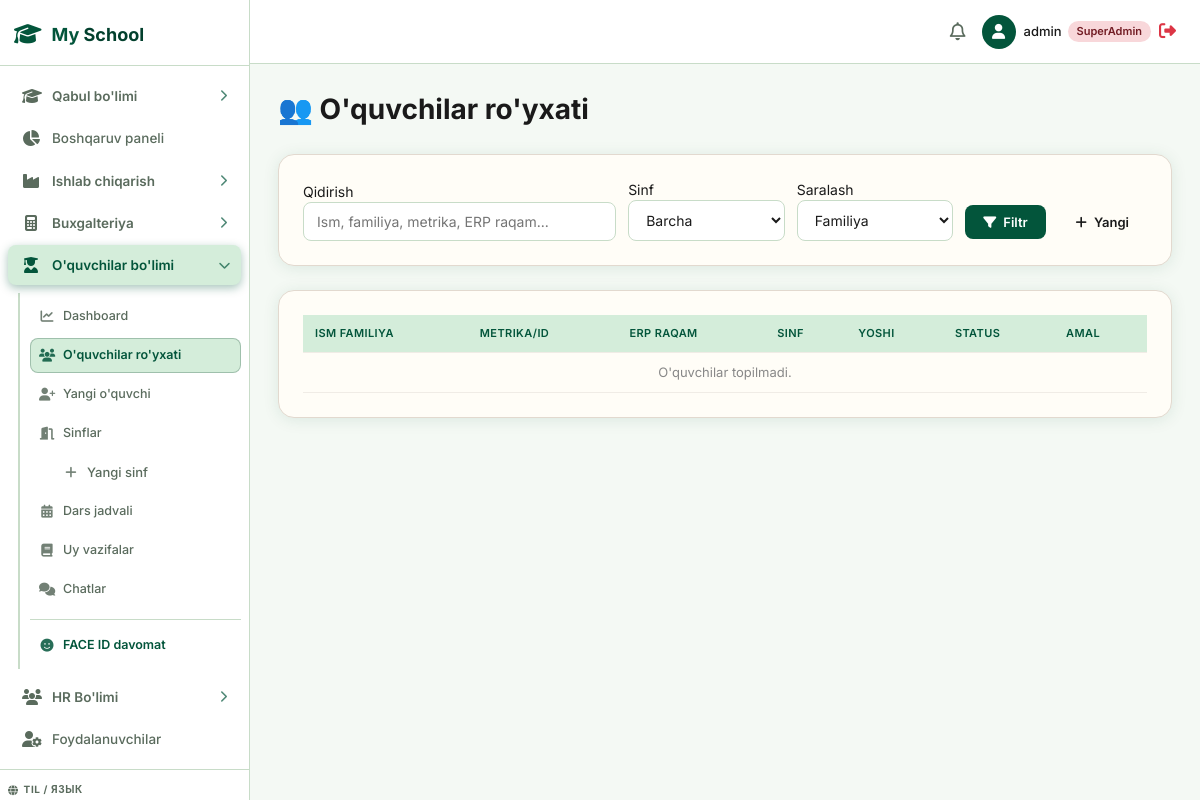
Before: /students/list/ (signed in) with the older database file.
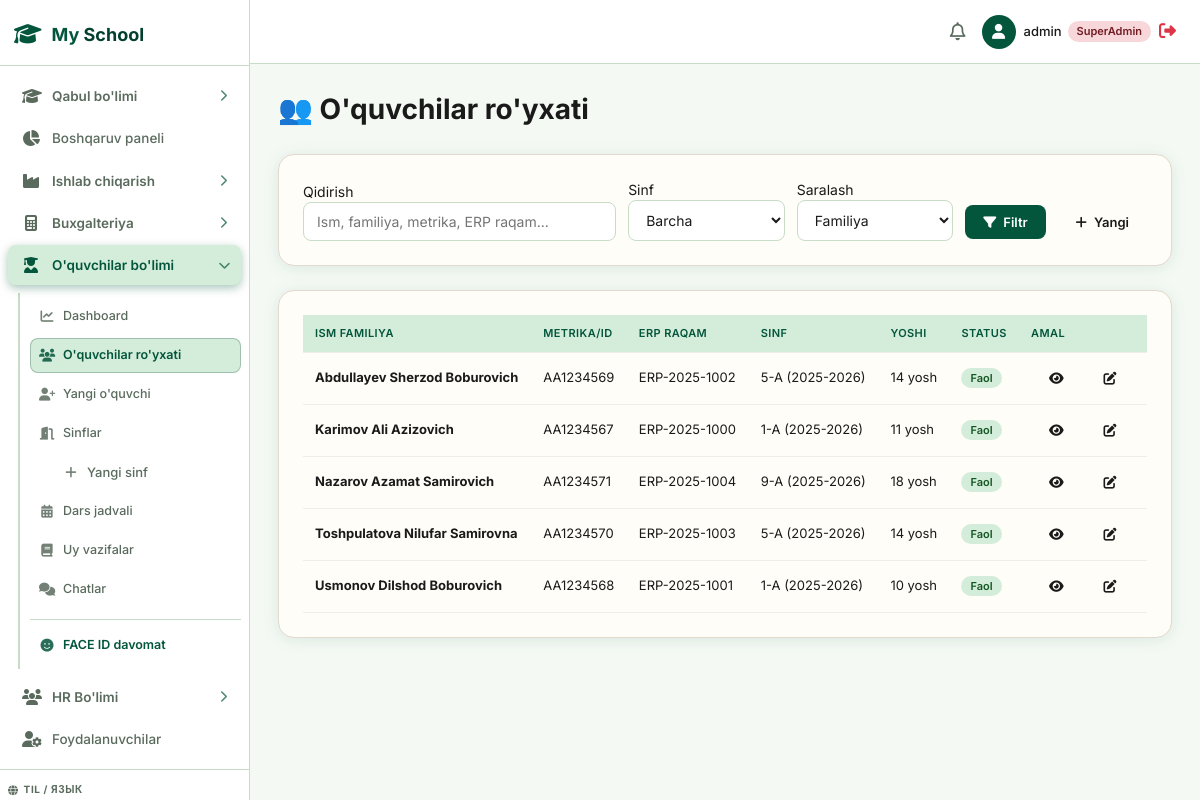
After: the same page with the newer database file.
### students/models.py (models this page shows, shortened)
class Student(models.Model):
    GENDER_CHOICES = [('M', "O'g'il"), ('F', 'Qiz')]
    first_name = models.CharField(max_length=100)
    last_name = models.CharField(max_length=100)
    middle_name = models.CharField(max_length=100, blank=True)
    gender = models.CharField(max_length=1, choices=GENDER_CHOICES)
    birth_date = models.DateField()
    passport_or_id = models.CharField(max_length=50, blank=True, help_text="Metrika yoki ID karta raqami")
    erp_number = models.CharField(max_length=50, blank=True, help_text="ERP maktab tizimidagi raqam")
    photo = models.ImageField(upload_to='students/photos/', null=True, blank=True)
    classroom = models.ForeignKey(Classroom, null=True, blank=True, on_delete=models.SET_NULL, related_name='students')
    parents = models.ManyToManyField(Parent, blank=True, related_name='children')
    address = models.TextField(blank=True)
    medical_notes = models.TextField(blank=True)
    is_active = models.BooleanField(default=True)
    enrolled_date = models.DateField(default=timezone.now)
    created_at = models.DateTimeField(auto_now_add=True)
    class Meta:
        ordering = ['last_name', 'first_name']
    @property
    def full_name(self):
        return f"{self.last_name} {self.first_name} {self.middle_name}".strip()
    @property
    def age(self):
        today = timezone.now().date()
        b = self.birth_date
        return today.year - b.year - ((today.month, today.day) < (b.month, b.day))

class Classroom(models.Model):
    name = models.CharField(max_length=100)  # e.g. "5-A"
    grade = models.ForeignKey(Grade, on_delete=models.PROTECT, related_name='classrooms')
    academic_year = models.ForeignKey(AcademicYear, on_delete=models.PROTECT, related_name='classrooms')
    homeroom_teacher = models.ForeignKey(User, null=True, blank=True, on_delete=models.SET_NULL, related_name='homeroom_classes')
    capacity = models.IntegerField(default=30)
    class Meta:
        ordering = ['grade__sort_order', 'name']
        unique_together = ['name', 'academic_year']
    def __str__(self):
        return f"{self.name} ({self.academic_year})"

### enrollment/models.py (models this page shows)
class AcademicYear(models.Model):
    name = models.CharField(max_length=50, unique=True)
    start_date = models.DateField()
    end_date = models.DateField()
    is_current = models.BooleanField(default=False)
    def __str__(self):
        return self.name

### students/views.py (the view, shortened to what this page needs)
# urls.py: path('list/', views.student_list, name='students_list'),
@login_required
@students_required
def student_list(request):
    classroom_filter = request.GET.get('classroom')
    search = request.GET.get('search', '')
    sort_by = request.GET.get('sort_by', 'last_name')
    students = Student.objects.select_related('classroom').all()
    if classroom_filter:
        students = students.filter(classroom_id=classroom_filter)
    students = students.order_by(sort_by)
    paginator = Paginator(students, 25)
    page_number = request.GET.get('page', 1)
    page_obj = paginator.get_page(page_number)
    classrooms = Classroom.objects.all()
    context = {
        'page_obj': page_obj,
        'classrooms': classrooms,
        'classroom_filter': classroom_filter,
        'search': search,
        'sort_by': sort_by,
        'page_title': 'O\'quvchilar ro\'yxati',
    }
    return render(request, 'students/student_list.html', context)

### students/views.py (called while the page is built)
def _is_students_staff(user):
    if user.is_superuser:
        return True
    return user.groups.filter(name__in=['students_agent', 'students_manager', 'enrollment_agent', 'enrollment_manager']).exists()

### templates/students/student_list.html (shortened to what this page needs)
{% extends 'base.html' %}
{% block content %}
<h1 style="font-size:28px;margin-bottom:24px;">👥 O'quvchilar ro'yxati</h1>
<div class="card" style="background:#fffdf7;border:1px solid #e2d9cf;border-radius:16px;padding:24px;margin-bottom:24px;">
  <form method="get" style="display:grid;grid-template-columns:2fr 1fr 1fr auto;gap:12px;align-items:end;">
    <div>
      <label>Qidirish</label>
      <input type="text" name="search" value="{{ search }}" class="form-control" placeholder="Ism, familiya, metrika, ERP raqam...">
    </div>
    <div>
      <label>Sinf</label>
      <select name="classroom" class="form-control">
        <option value="">Barcha</option>
      </select>
    </div>
    <div>
      <label>Saralash</label>
      <select name="sort_by" class="form-control">
        <option value="last_name" {% if sort_by == 'last_name' %}selected{% endif %}>Familiya</option>
      </select>
    </div>
    <div>
      <button type="submit" class="btn btn-primary"><i class="fa-solid fa-filter"></i> Filtr</button>
      <a href="{% url 'students_create' %}" class="btn btn-success" style="margin-left:8px;"><i class="fa-solid fa-plus"></i> Yangi</a>
    </div>
  </form>
</div>
<div class="card" style="background:#fffdf7;border:1px solid #e2d9cf;border-radius:16px;padding:24px;">
  <table class="data-table" style="width:100%;">
    <thead>
      <tr>
        <th>Ism Familiya</th>
        <th>Metrika/ID</th>
        <th>ERP raqam</th>
        <th>Sinf</th>
        <th>Yoshi</th>
        <th>Status</th>
        <th>Amal</th>
      </tr>
    </thead>
    <tbody>
      {% for student in page_obj %}
      <tr>
        <td><a href="{% url 'students_detail' student.pk %}"><strong>{{ student.full_name }}</strong></a></td>
        <td>{{ student.passport_or_id|default:"—" }}</td>
        <td>{{ student.erp_number|default:"—" }}</td>
        <td>{{ student.classroom|default:"—" }}</td>
        <td>{{ student.age }} yosh</td>
        <td>
          {% if student.is_active %}
          <span class="badge badge-success">Faol</span>
          {% else %}
          <span class="badge badge-secondary">Nofaol</span>
          {% endif %}
        </td>
        <td>
          <a href="{% url 'students_detail' student.pk %}" class="btn btn-sm"><i class="fa-solid fa-eye"></i></a>
          <a href="{% url 'students_edit' student.pk %}" class="btn btn-sm"><i class="fa-solid fa-edit"></i></a>
        </td>
      </tr>
      {% empty %}
      <tr><td colspan="7" style="text-align:center;color:#888;">O'quvchilar topilmadi.</td></tr>
      {% endfor %}
    </tbody>
  </table>
</div>
{% endblock %}

Changed rows visible on the page:
added Student: full_name "Abdullayev Sherzod Boburovich", passport_or_id "AA1234569", erp_number "ERP-2025-1002", classroom "5-A (2025-2026)", age "14", is_active "Faol"
added Student: full_name "Karimov Ali Azizovich", passport_or_id "AA1234567", erp_number "ERP-2025-1000", classroom "1-A (2025-2026)", age "11", is_active "Faol"
added Student: full_name "Nazarov Azamat Samirovich", passport_or_id "AA1234571", erp_number "ERP-2025-1004", classroom "9-A (2025-2026)", age "18", is_active "Faol"
added Student: full_name "Toshpulatova Nilufar Samirovna", passport_or_id "AA1234570", erp_number "ERP-2025-1003", classroom "5-A (2025-2026)", age "14", is_active "Faol"
added Student: full_name "Usmonov Dilshod Boburovich", passport_or_id "AA1234568", erp_number "ERP-2025-1001", classroom "1-A (2025-2026)", age "10", is_active "Faol"
Other visible differences:
text no longer shown: "O'quvchilar topilmadi."
